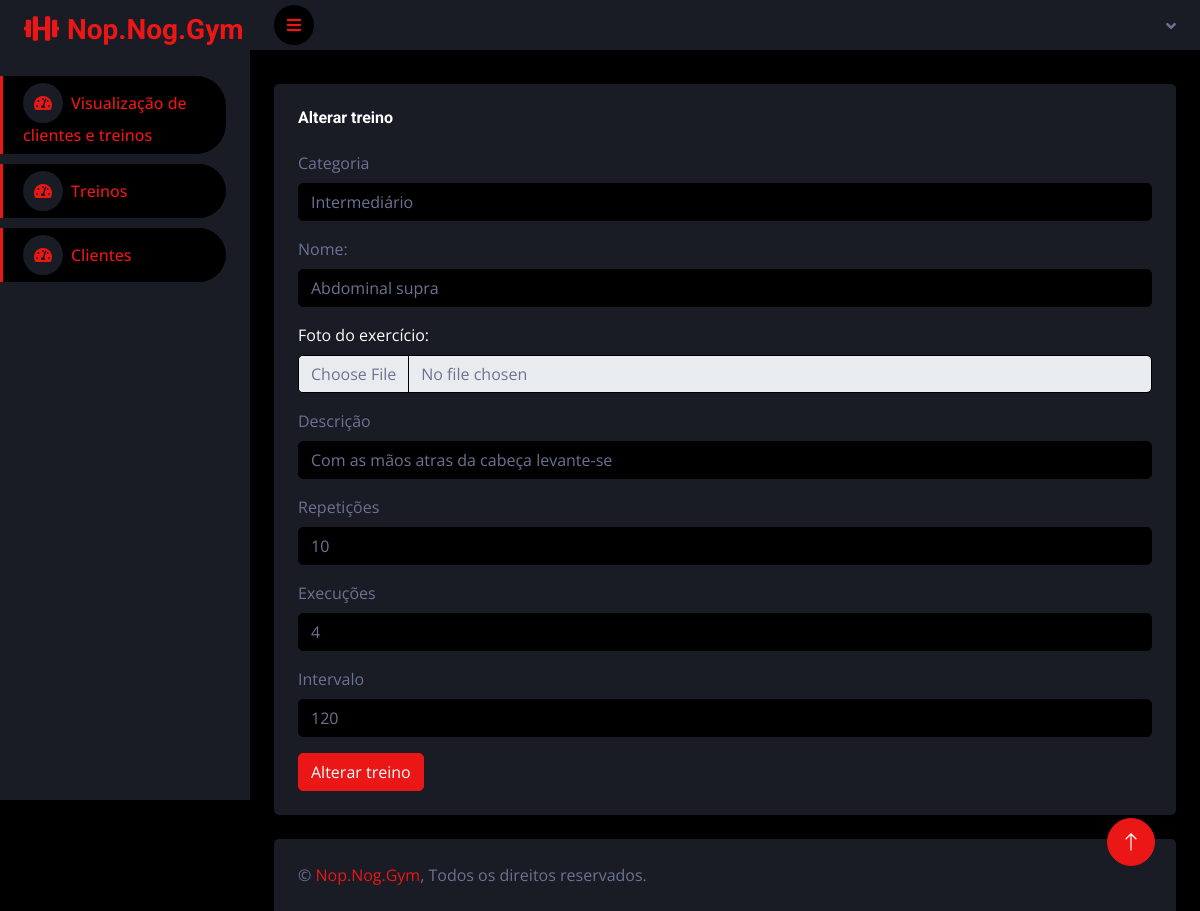
The app's page /Nop-Nog-Gym/personal/pages/altertrains.php?codtreino=13 with its own data.
### tables this page shows
CREATE TABLE `tbtreinos` (
  `codtreino` int(11) UNSIGNED NOT NULL,
  `nome` varchar(60) NOT NULL,
  `foto` longblob DEFAULT NULL,
  `categoria` varchar(60) NOT NULL,
  `descricao` text NOT NULL,
  `repeticoes` int(11) DEFAULT NULL,
  `execucoes` int(11) DEFAULT NULL,
  `intervalo` int(4) DEFAULT NULL,
  `cod_adm` int(11) UNSIGNED NOT NULL
);

### Nop-Nog-Gym/personal/pages/altertrains.php (the view, shortened to what this page needs)
<!DOCTYPE html>
<html lang="en">
<head>
    <link href="https://cdnjs.cloudflare.com/ajax/libs/font-awesome/5.10.0/css/all.min.css" rel="stylesheet">
    <link href="https://cdn.jsdelivr.net/npm/bootstrap-icons@1.4.1/font/bootstrap-icons.css" rel="stylesheet">
    <link href="../../lib/owlcarousel/assets/owl.carousel.min.css" rel="stylesheet">
    <link href="../../lib/tempusdominus/css/tempusdominus-bootstrap-4.min.css" rel="stylesheet" />
    <link href="../../css/bootstrap.min.css" rel="stylesheet">
    <link href="../../css/style.css" rel="stylesheet">
</head>
<body>
    <div class="container-fluid position-relative d-flex p-0">
        <div class="sidebar pe-4 pb-3">
            <nav class="navbar bg-secondary navbar-dark">
                <a href="homeadm.php" class="navbar-brand mx-4 mb-3">
                    <h3 class="text-primary"><i class="fa fa-solid fa-dumbbell me-2"></i>Nop.Nog.Gym</h3>
                </a>
                <div class="navbar-nav w-100" style="margin-bottom: 10px;">
                    <a href="homeadm.php" class="nav-item nav-link active"><i class="fa fa-tachometer-alt me-2"></i>Visualização de clientes e treinos</a>
                </div>
                <div class="navbar-nav w-100">
                    <a href="trainsadmpage.php" class="nav-item nav-link active"><i class="fa fa-tachometer-alt me-2"></i>Treinos</a>
                <div class="navbar-nav w-100" style="margin-top: 10px;">
                    <a href="clientsadmpage.php" class="nav-item nav-link active"><i class="fa fa-tachometer-alt me-2"></i>Clientes</a>
                </div>
            </nav>
        </div>
        <div class="content">
            <nav class="navbar navbar-expand bg-secondary navbar-dark sticky-top px-4 py-0">
                <a href="#" class="sidebar-toggler flex-shrink-0">
                    <i class="fa fa-bars"></i>
                </a>
                <div class="navbar-nav align-items-center ms-auto">
                    <div class="nav-item dropdown">
                        <a href="#" class="nav-link dropdown-toggle" data-bs-toggle="dropdown">
                        </a>
                    </div>
                </div>
            </nav>
            <div class="container-fluid pt-4 px-4">
                <div class="bg-secondary rounded h-100 p-4" style="margin-top: 10px;">
                    <h6 class="mb-4">Alterar treino</h6>
                    <form method="POST" action="../tests/baltertrains.php?codtreino=<?php echo $_GET['codtreino'] ?>" enctype="multipart/form-data">
                        <?php
                            include('../../bankconnection/conexaobanco.php');
                            $sql = "select * from tbtreinos
                                    where codtreino = ".$_GET['codtreino'];
                            $select = $conexao->query($sql);
                            if($select->num_rows > 0) {
                                $linha = $select->fetch_array(MYSQLI_ASSOC);
                            }
                        ?>
                        <div class="mb-3">
                            <label for="categoria" class="form-label">Categoria</label>
                            <input type="text" class="form-control" id="categoria" name="categoria"
                                aria-describedby="emailHelp" value="<?php echo $linha['categoria']; ?>">
                        </div>
                        <div class="mb-3">
                            <label for="nome" class="form-label">Nome:</label>
                            <input type="text" class="form-control" id="nome" name="nome"
                                aria-describedby="emailHelp" value="<?php echo $linha['nome']; ?>">
                        </div>
                        <div class="mb-3">
                            <label for="foto" class="form-label" style="color: white;">Foto do exercício:</label>
                            <input class="form-control" type="file" id="foto" name="foto">
                        </div>
                        <div class="mb-3">
                            <label for="descricao" class="form-label">Descrição</label>
                            <input type="text" class="form-control" id="descricao" name="descricao"
                                aria-describedby="emailHelp" value="<?php echo $linha['descricao']; ?>">
                        </div>
                        <div class="mb-3">
                            <label for="repeticoes" class="form-label">Repetições</label>
                            <input type="text" class="form-control" id="repeticoes" name="repeticoes"
                                aria-describedby="emailHelp" value="<?php echo $linha['repeticoes']; ?>">
                        </div>
                        <div class="mb-3">
                            <label for="execucoes" class="form-label">Execuções</label>
                            <input type="text" class="form-control" id="execucoes" name="execucoes"
                                aria-describedby="emailHelp" value="<?php echo $linha['execucoes']; ?>">
                        </div>
                        <div class="mb-3">
                            <label for="intervalo" class="form-label">Intervalo</label>
                            <input type="text" class="form-control" id="intervalo" name="intervalo"
                                aria-describedby="emailHelp" value="<?php echo $linha['intervalo']; ?>">
                        </div>
                        <button type="submit" class="btn btn-primary">Alterar treino</button>
                    </form>
                </div>
            </div>
            <div class="container-fluid pt-4 px-4">
                <div class="bg-secondary rounded-top p-4">
                    <div class="row">
                        <div class="col-12 col-sm-6 text-center text-sm-start">
                            &copy; <a href="#">Nop.Nog.Gym</a>, Todos os direitos reservados.
                        </div>
                    </div>
                </div>
            </div>
        </div>
        <a href="#" class="btn btn-lg btn-primary btn-lg-square back-to-top"><i class="bi bi-arrow-up"></i></a>
    </div>
</body>
</html>

### Nop-Nog-Gym/css/style.css (style rules this page uses)
:root { --primary: #EB1616; --secondary: #191C24; --light: #6C7293; --dark: #000000; }
.back-to-top { position: fixed; display: none; right: 45px; bottom: 45px; z-index: 99; }
.btn { transition: .5s; }
.btn-lg-square { width: 48px; height: 48px; }
.btn-square, .btn-sm-square, .btn-lg-square { padding: 0; display: inline-flex; align-items: center; justify-content: center; font-weight: normal; border-radius: 50px; }
.sidebar { position: fixed; top: 0; left: 0; bottom: 0; width: 250px; height: 100vh; overflow-y: auto; background: var(--secondary); transition: 0.5s; z-index: 999; }
.content { margin-left: 250px; min-height: 100vh; background: var(--dark); transition: 0.5s; }
@media (min-width: 992px) { .sidebar { margin-left: 0; } }
@media (min-width: 992px) { .content { width: calc(100% - 250px); } }
.sidebar .navbar .navbar-nav .nav-link { padding: 7px 20px; color: var(--light); font-weight: 500; border-left: 3px solid var(--secondary); border-radius: 0 30px 30px 0; outline: none; }
.sidebar .navbar .navbar-nav .nav-link:hover, .sidebar .navbar .navbar-nav .nav-link.active { color: var(--primary); background: var(--dark); border-color: var(--primary); }
.sidebar .navbar .navbar-nav .nav-link i { width: 40px; height: 40px; display: inline-flex; align-items: center; justify-content: center; background: var(--dark); border-radius: 40px; }
.sidebar .navbar .navbar-nav .nav-link:hover i, .sidebar .navbar .navbar-nav .nav-link.active i { background: var(--secondary); }
.content .navbar .navbar-nav .nav-link { margin-left: 25px; padding: 12px 0; color: var(--light); outline: none; }
.content .navbar .sidebar-toggler, .content .navbar .navbar-nav .nav-link i { width: 40px; height: 40px; display: inline-flex; align-items: center; justify-content: center; background: var(--dark); border-radius: 40px; }
.content .navbar .dropdown-toggle::after { margin-left: 6px; vertical-align: middle; border: none; content: "\f107"; font-family: "Font Awesome 5 Free"; font-weight: 900; transition: .5s; }

### records on screen
tbtreinos: categoria "Intermediário", nome "Abdominal supra", descricao "Com as mãos atras da cabeça levante-se", repeticoes "10", execucoes "4", intervalo "120"
